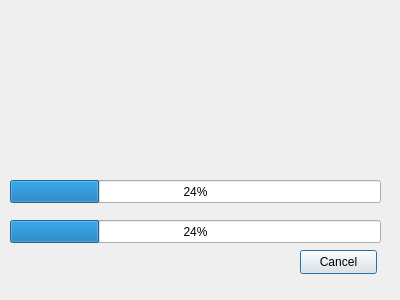
<?xml version="1.0" encoding="UTF-8"?>
<ui version="4.0">
 <class>Dialog</class>
 <widget class="QDialog" name="Dialog">
  <property name="geometry">
   <rect>
    <x>0</x>
    <y>0</y>
    <width>400</width>
    <height>300</height>
   </rect>
  </property>
  <property name="windowTitle">
   <string>Dialog</string>
  </property>
  <widget class="QPushButton" name="cancelButton">
   <property name="geometry">
    <rect>
     <x>300</x>
     <y>250</y>
     <width>77</width>
     <height>24</height>
    </rect>
   </property>
   <property name="text">
    <string>Cancel</string>
   </property>
  </widget>
  <widget class="QProgressBar" name="progressBar">
   <property name="geometry">
    <rect>
     <x>10</x>
     <y>180</y>
     <width>371</width>
     <height>23</height>
    </rect>
   </property>
   <property name="value">
    <number>24</number>
   </property>
  </widget>
  <widget class="QProgressBar" name="progressBar_2">
   <property name="geometry">
    <rect>
     <x>10</x>
     <y>220</y>
     <width>371</width>
     <height>23</height>
    </rect>
   </property>
   <property name="value">
    <number>24</number>
   </property>
  </widget>
 </widget>
 <resources/>
 <connections>
  <connection>
   <sender>cancelButton</sender>
   <signal>clicked()</signal>
   <receiver>Dialog</receiver>
   <slot>reject()</slot>
   <hints>
    <hint type="sourcelabel">
     <x>330</x>
     <y>66</y>
    </hint>
    <hint type="destinationlabel">
     <x>197</x>
     <y>125</y>
    </hint>
   </hints>
  </connection>
 </connections>
</ui>
